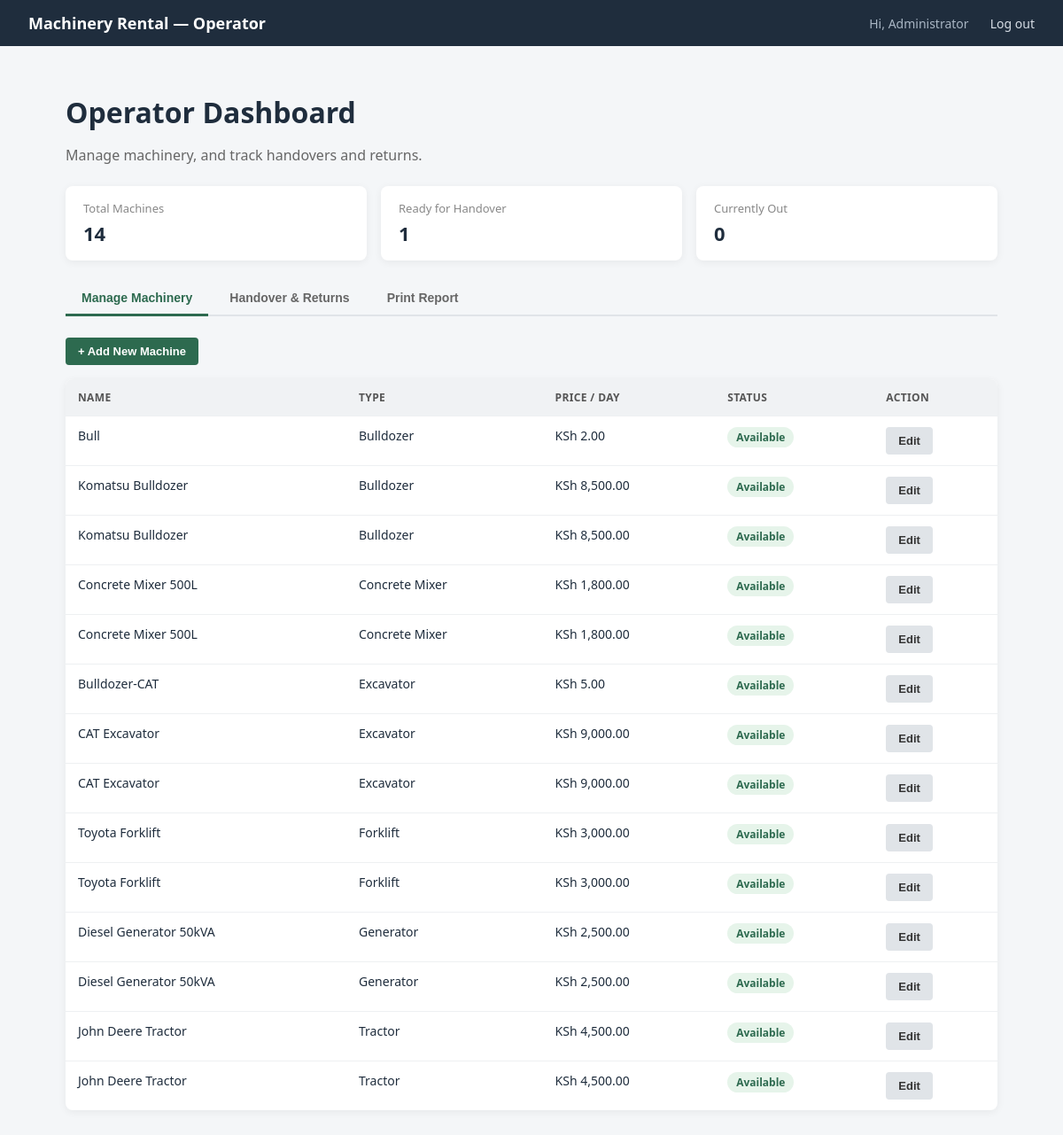
The page /operator-dashboard.php (signed in) on the database its author committed.
### tables this page shows
CREATE TABLE `machinery` (
  `id` int(11) NOT NULL,
  `name` varchar(100) NOT NULL,
  `type` varchar(50) NOT NULL,
  `description` text DEFAULT NULL,
  `price_per_day` decimal(10,2) NOT NULL,
  `status` enum('available','rented','maintenance') NOT NULL DEFAULT 'available',
  `image` varchar(255) DEFAULT 'no-image.jpg',
  `created_at` timestamp NOT NULL DEFAULT current_timestamp()
);

### operator-dashboard.php (the view, shortened to what this page needs)
<?php
require_once '../config/db.php';
$machines = $pdo->query(
    "SELECT m.*,
                (SELECT b.start_date FROM bookings b
         WHERE b.machinery_id = m.id
                     AND b.status IN ('pending', 'confirmed', 'active')
                     AND b.end_date >= CURDATE()
                 ORDER BY b.start_date ASC LIMIT 1) AS booked_from,
                (SELECT b.end_date FROM bookings b
                 WHERE b.machinery_id = m.id
                     AND b.status IN ('pending', 'confirmed', 'active')
                     AND b.end_date >= CURDATE()
                 ORDER BY b.start_date ASC LIMIT 1) AS booked_until
     FROM machinery m
     ORDER BY m.type, m.name"
)->fetchAll();
$ready_for_handover = $pdo->query(
    "SELECT b.*, u.full_name AS customer_name, u.phone AS customer_phone, m.name AS machine_name
     FROM bookings b
     JOIN users u ON u.id = b.user_id
     JOIN machinery m ON m.id = b.machinery_id
     WHERE b.status = 'confirmed'
     ORDER BY b.start_date ASC"
)->fetchAll();
$active_rentals = $pdo->query(
    "SELECT b.*, u.full_name AS customer_name, u.phone AS customer_phone, m.name AS machine_name
     FROM bookings b
     JOIN users u ON u.id = b.user_id
     JOIN machinery m ON m.id = b.machinery_id
     WHERE b.status = 'active'
     ORDER BY b.end_date ASC"
)->fetchAll();
?>
<!DOCTYPE html>
<html lang="en">
<head>
</head>
<body>
<header class="site-header">
    <a href="index.php" class="brand">Machinery Rental &mdash; Operator</a>
    <nav>
        <span class="nav-user">Hi, <?= htmlspecialchars($_SESSION['full_name']) ?></span>
        <a href="../auth/logout.php">Log out</a>
    </nav>
</header>
<div class="page-content">
    <h1>Operator Dashboard</h1>
    <p class="page-subtitle">Manage machinery, and track handovers and returns.</p>
    <div class="summary-row">
        <div class="summary-card">
            <div class="label">Total Machines</div>
            <div class="value"><?= count($machines) ?></div>
        </div>
        <div class="summary-card">
            <div class="label">Ready for Handover</div>
            <div class="value"><?= count($ready_for_handover) ?></div>
        </div>
        <div class="summary-card">
            <div class="label">Currently Out</div>
            <div class="value"><?= count($active_rentals) ?></div>
        </div>
    </div>
    <div class="tabs">
        <button class="tab-btn" data-tab="machinery">Manage Machinery</button>
        <button class="tab-btn" data-tab="handover">Handover &amp; Returns</button>
        <button class="tab-btn" data-tab="report">Print Report</button>
    </div>
    <div class="tab-panel" id="panel-machinery">
        <button class="btn btn-primary btn-add" onclick="openAddModal()">+ Add New Machine</button>
        <?php if (empty($machines)): ?>
            <p class="empty-state">No machinery has been added yet.</p>
        <?php else: ?>
            <table>
                <thead>
                    <tr>
                        <th>Name</th>
                        <th>Type</th>
                        <th>Price / Day</th>
                        <th>Status</th>
                        <th>Action</th>
                    </tr>
                </thead>
                <tbody>
                    <?php foreach ($machines as $m): ?>
                        <?php
                        if ($m['status'] === 'maintenance') {
                            $badge_class = 'status-maintenance';
                            $badge_text = 'Maintenance';
                        } elseif ($m['booked_from']) {
                            $badge_class = 'status-rented';
                            $badge_text = 'Booked ' . htmlspecialchars($m['booked_from']) . ' to ' . htmlspecialchars($m['booked_until']);
                        } else {
                            $badge_class = 'status-available';
                            $badge_text = 'Available';
                        }
                        ?>
                        <tr>
                            <td><?= htmlspecialchars($m['name']) ?></td>
                            <td><?= htmlspecialchars($m['type']) ?></td>
                            <td>KSh <?= number_format($m['price_per_day'], 2) ?></td>
                            <td><span class="status-badge <?= $badge_class ?>"><?= $badge_text ?></span></td>
                            <td>
                                <button class="btn btn-secondary"
                                    onclick='openEditModal(<?= json_encode([
                                        "id" => (int) $m["id"],
                                        "name" => $m["name"],
                                        "type" => $m["type"],
                                        "description" => $m["description"],
                                        "price_per_day" => (float) $m["price_per_day"],
                                        "image" => $m["image"],
                                        "status" => $m["status"],
                                    ]) ?>)'>
                                    Edit
                                </button>
                            </td>
                        </tr>
                    <?php endforeach; ?>
                </tbody>
            </table>
        <?php endif; ?>
    </div>
</div>
</body>
</html>

### operator-dashboard.php (style rules this page uses)
* { box-sizing: border-box; }
body { font-family: 'Segoe UI', Arial, sans-serif; background: #f4f6f8; margin: 0; color: #1f2d3d; }
.site-header { background: #1f2d3d; color: #fff; padding: 14px 32px; display: flex; justify-content: space-between; align-items: center; flex-wrap: wrap; }
.site-header .brand { color: #fff; font-weight: 700; font-size: 18px; text-decoration: none; }
.site-header nav a { color: #d7dee6; text-decoration: none; margin-left: 20px; font-size: 14px; }
.nav-user { color: #a9b6c4; margin-left: 20px; font-size: 14px; }
.page-content { max-width: 1100px; margin: 0 auto; padding: 32px 24px; }
.page-content h1 { margin-bottom: 4px; }
.page-subtitle { color: #666; margin-bottom: 24px; }
.tabs { display: flex; gap: 6px; margin-bottom: 24px; border-bottom: 2px solid #e0e4e8; flex-wrap: wrap; }
.tab-btn { background: none; border: none; padding: 10px 18px; font-size: 14px; font-weight: 600; color: #666; cursor: pointer; border-bottom: 3px solid transparent; margin-bottom: -2px; }
.tab-btn.active { color: #2d6a4f; border-bottom-color: #2d6a4f; }
.tab-panel { display: none; }
.tab-panel.active { display: block; }
.summary-row { display: flex; gap: 16px; margin-bottom: 24px; flex-wrap: wrap; }
.summary-card { background: #fff; border-radius: 8px; padding: 16px 20px; box-shadow: 0 2px 10px rgba(0,0,0,0.06); flex: 1; min-width: 160px; }
.summary-card .label { font-size: 13px; color: #888; margin-bottom: 4px; }
.summary-card .value { font-size: 22px; font-weight: 700; color: #1f2d3d; }
table { width: 100%; border-collapse: collapse; background: #fff; border-radius: 8px; overflow: hidden; box-shadow: 0 2px 10px rgba(0,0,0,0.06); margin-bottom: 28px; }
th, td { text-align: left; padding: 12px 14px; font-size: 14px; border-bottom: 1px solid #eef0f2; vertical-align: top; }
th { background: #f0f2f4; color: #555; font-size: 12px; text-transform: uppercase; letter-spacing: 0.03em; }
tr:last-child td { border-bottom: none; }
.status-badge { display: inline-block; padding: 3px 10px; border-radius: 12px; font-size: 12px; font-weight: 600; }
.status-available { background: #e6f4ea; color: #2d6a4f; }
.btn { border: none; padding: 8px 14px; border-radius: 4px; font-size: 13px; font-weight: 600; cursor: pointer; text-decoration: none; display: inline-block; }
.btn-primary { background: #2d6a4f; color: #fff; }
.btn-secondary { background: #e0e4e8; color: #333; }
.btn-add { margin-bottom: 16px; }

### rows shown on the page
machinery: name "Bull", type "Bulldozer", price_per_day "2.00", badge_text "Available"
machinery: name "Komatsu Bulldozer", type "Bulldozer", price_per_day "8,500.00", badge_text "Available"
machinery: name "Komatsu Bulldozer", type "Bulldozer", price_per_day "8,500.00", badge_text "Available"
machinery: name "Concrete Mixer 500L", type "Concrete Mixer", price_per_day "1,800.00", badge_text "Available"
machinery: name "Concrete Mixer 500L", type "Concrete Mixer", price_per_day "1,800.00", badge_text "Available"
machinery: name "Bulldozer-CAT", type "Excavator", price_per_day "5.00", badge_text "Available"
machinery: name "CAT Excavator", type "Excavator", price_per_day "9,000.00", badge_text "Available"
machinery: name "CAT Excavator", type "Excavator", price_per_day "9,000.00", badge_text "Available"
machinery: name "Toyota Forklift", type "Forklift", price_per_day "3,000.00", badge_text "Available"
machinery: name "Toyota Forklift", type "Forklift", price_per_day "3,000.00", badge_text "Available"
machinery: name "Diesel Generator 50kVA", type "Generator", price_per_day "2,500.00", badge_text "Available"
machinery: name "Diesel Generator 50kVA", type "Generator", price_per_day "2,500.00", badge_text "Available"
machinery: name "John Deere Tractor", type "Tractor", price_per_day "4,500.00", badge_text "Available"
machinery: name "John Deere Tractor", type "Tractor", price_per_day "4,500.00", badge_text "Available"

### other values the page prints
$_SESSION['full_name'] "Administrator"
count($machines) "14"
count($ready_for_handover) "1"
count($active_rentals) "0"
